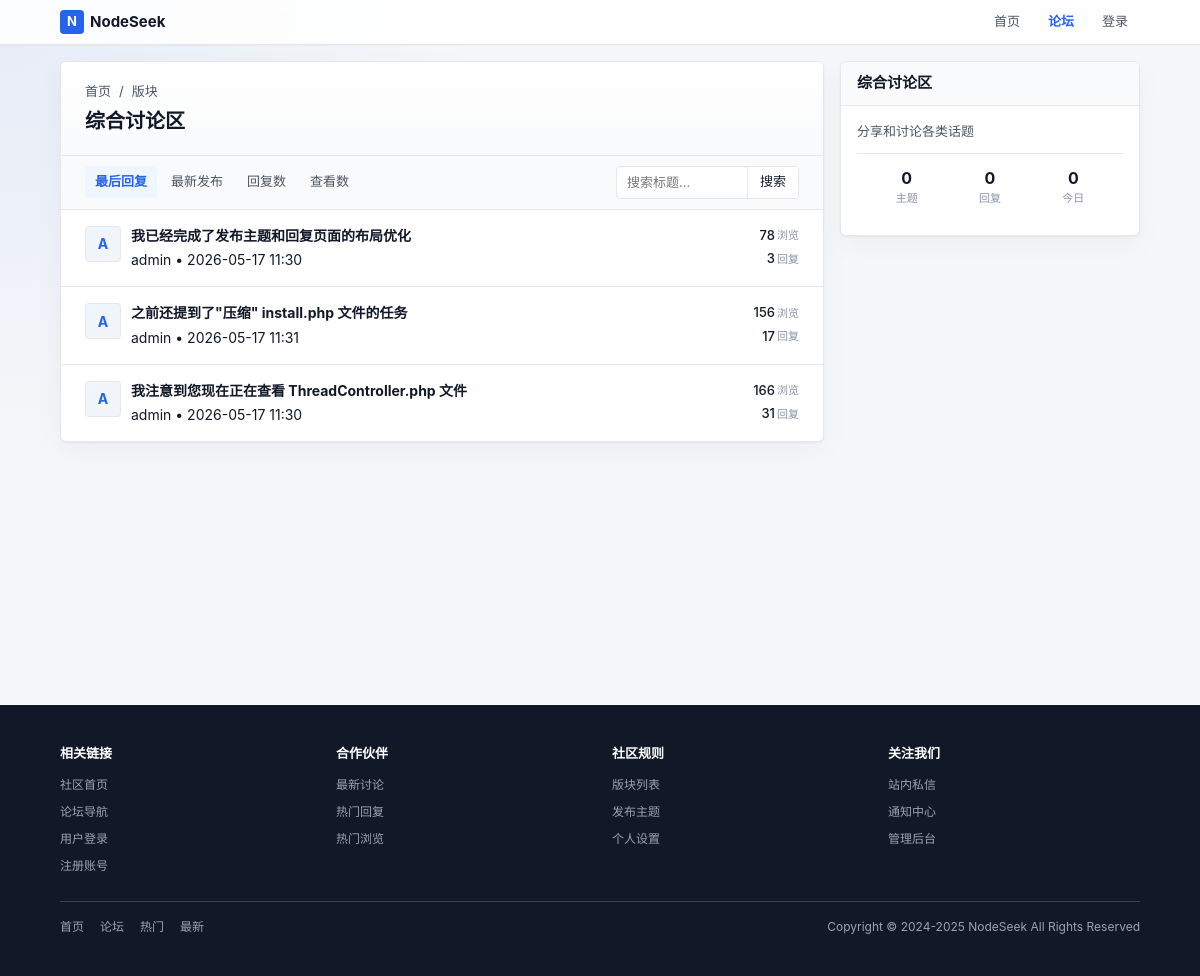
/index.php?c=forum&a=index&fid=1, run on an earlier commit of the app's database.
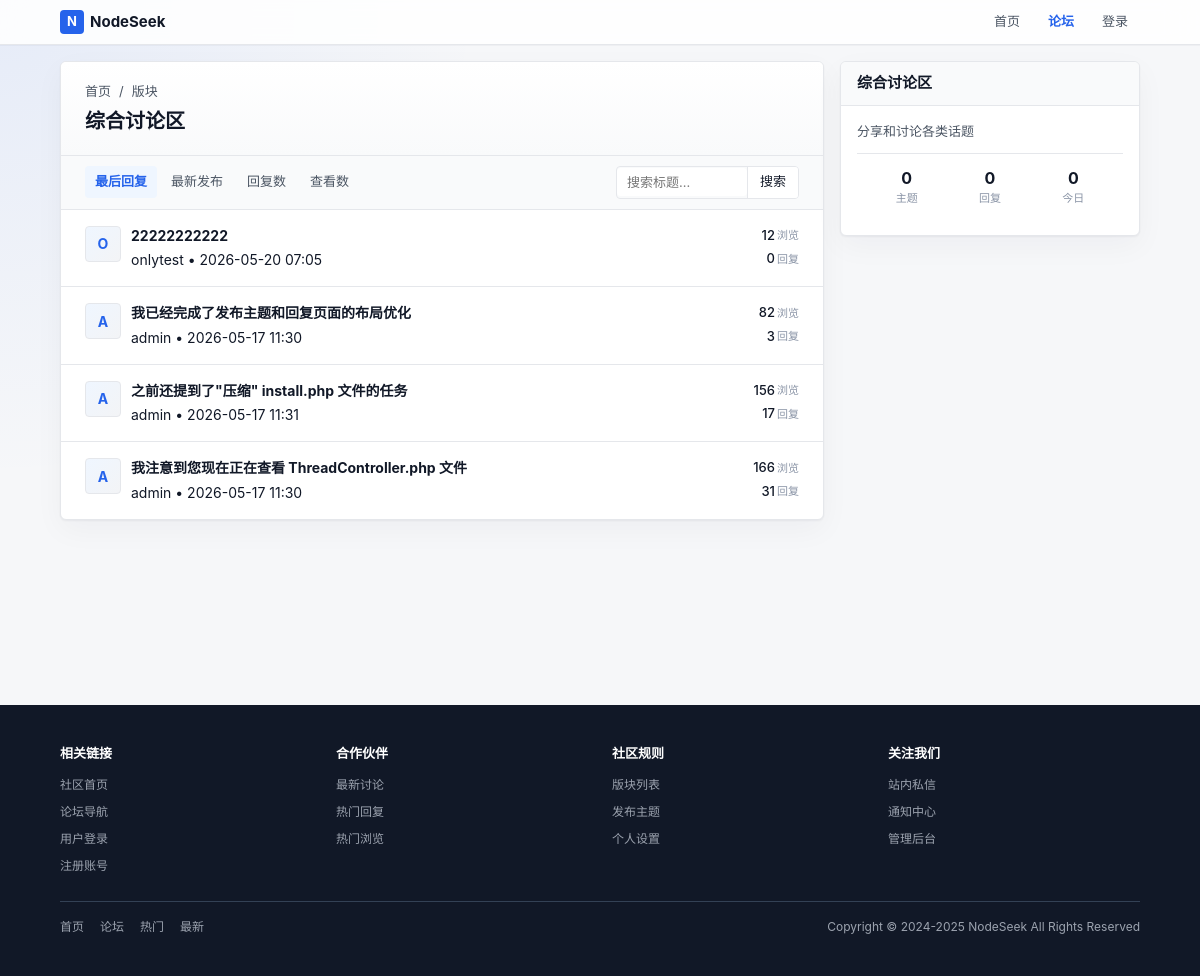
And on a later commit of the database.
### tables this page shows
CREATE TABLE next_thread (
        tid INTEGER PRIMARY KEY AUTOINCREMENT,
        fid INTEGER NOT NULL DEFAULT 0,
        pid INTEGER NOT NULL DEFAULT 0,
        typeid INTEGER NOT NULL DEFAULT 0,
        read_perm INTEGER NOT NULL DEFAULT 0,
        uid INTEGER NOT NULL DEFAULT 0,
        pm_uid INTEGER NOT NULL DEFAULT 0,
        subject VARCHAR(255) NOT NULL DEFAULT '',
        hash VARCHAR(255) NOT NULL DEFAULT '',
        dateline INTEGER NOT NULL DEFAULT 0,
        sort_order INTEGER NOT NULL DEFAULT 0,
        highlight INTEGER NOT NULL DEFAULT 0,
        digest INTEGER NOT NULL DEFAULT 0,
        closed INTEGER NOT NULL DEFAULT 0,
        reply_time INTEGER NOT NULL DEFAULT 0,
        reply_uid INTEGER NOT NULL DEFAULT 0,
        reply_num INTEGER NOT NULL DEFAULT 0,
        view_num INTEGER NOT NULL DEFAULT 0,
        fav_num INTEGER NOT NULL DEFAULT 0,
        log_num INTEGER NOT NULL DEFAULT 0
    );

CREATE TABLE next_member (
        uid INTEGER PRIMARY KEY AUTOINCREMENT,
        username VARCHAR(50) NOT NULL DEFAULT '',
        gid INTEGER NOT NULL DEFAULT 0,
        avatar INTEGER NOT NULL DEFAULT 0,
        password VARCHAR(255) NOT NULL DEFAULT '',
        auth_secret VARCHAR(50) NOT NULL DEFAULT '',
        auth_enabled INTEGER NOT NULL DEFAULT 0,
        notify_num INTEGER NOT NULL DEFAULT 0,
        credit INTEGER NOT NULL DEFAULT 0,
        reg_ip VARCHAR(50) NOT NULL DEFAULT '',
        reg_date INTEGER NOT NULL DEFAULT 0,
        last_ip VARCHAR(50) NOT NULL DEFAULT '',
        last_visit INTEGER NOT NULL DEFAULT 0,
        reply_time INTEGER NOT NULL DEFAULT 0,
        reply_num INTEGER NOT NULL DEFAULT 0,
        thread_num INTEGER NOT NULL DEFAULT 0,
        fav_num INTEGER NOT NULL DEFAULT 0,
        inbox_num INTEGER NOT NULL DEFAULT 0,
        outbox_num INTEGER NOT NULL DEFAULT 0,
        log_num INTEGER NOT NULL DEFAULT 0,
        email VARCHAR(80) NOT NULL DEFAULT '',
        email_status INTEGER NOT NULL DEFAULT 0,
        signin_time INTEGER NOT NULL DEFAULT 0,
        invisible INTEGER NOT NULL DEFAULT 0,
        timeoffset VARCHAR(10) NOT NULL DEFAULT '',
        search_time INTEGER NOT NULL DEFAULT 0,
        status INTEGER NOT NULL DEFAULT 0
    , json_data TEXT DEFAULT '{}');

### controllers/ForumController.php (called while the page is built, shortened)
<?php
class ForumController {
    public static function index(int $fid = 0): void {
        $forum = ForumModel::get($fid);
        $page = isset($_GET['page']) ? (int)$_GET['page'] : 1;
        $order = isset($_GET['order']) ? $_GET['order'] : 'reply_time';
        $keyword = isset($_GET['keyword']) ? trim($_GET['keyword']) : '';
        $threads = ThreadModel::getThreads($fid, $page, $order, $keyword);
        if (!empty($threads)) {
            $uids = array_unique(array_column($threads, 'uid'));
            $users = MemberModel::getMembersByUids($uids);
        }
        Template::display('forum/index');
    }
}
?>

### index.php (called while the page is built, shortened)
<?php
require ROOT_PATH . '/lib/Autoloader.php';
$controller = isset($_GET['c']) ? $_GET['c'] : 'home';
$action = isset($_GET['a']) ? $_GET['a'] : 'index';
$controllerClass = 'Controllers\\' . ucfirst($controller) . 'Controller';
$params = [];
if (isset($_GET['fid'])) $params[] = (int)$_GET['fid'];
call_user_func_array([$controllerClass, $action], $params);
?>

### config/database.php (called while the page is built)
<?php
return [
    'default' => 'sqlite',
    'connections' => [
        'sqlite' => [
            'driver' => 'sqlite',
            'database' => ROOT_PATH . '/database/forum.db',
        ],
    ],
];

### lib/Database.php (called while the page is built, shortened)
<?php
class Database {
    private static ?Database $instance = null;
    private ?array $config = null;
    private function __construct() {
        $this->config = require ROOT_PATH . '/config/database.php';
    }
    public static function getInstance(): Database {
        if (self::$instance === null) {
            self::$instance = new self();
        }
        return self::$instance;
    }
    private function connect(): void {
        $default = $this->config['default'];
        $connection = $this->config['connections'][$default];
        if ($connection['driver'] === 'sqlite') {
            $this->connection = new PDO('sqlite:' . $connection['database']);
        }
    }
    private static function getConnection(): PDO {
        return self::getInstance()->connection;
    }
    public static function query(string $sql, array $params = []): PDOStatement {
        $stmt = self::getConnection()->prepare($sql);
        $stmt->execute($params);
        return $stmt;
    }
    public static function fetch(string $sql, array $params = []): ?array {
        $stmt = self::query($sql, $params);
        return $stmt->fetch(PDO::FETCH_ASSOC) ?: null;
    }
    public static function fetchAll(string $sql, array $params = []): array {
        $stmt = self::query($sql, $params);
        return $stmt->fetchAll(PDO::FETCH_ASSOC);
    }
}
?>

### models/ForumModel.php (called while the page is built, shortened)
<?php
class ForumModel {
    public static function get(int $fid): ?array {
        return Database::fetch("SELECT * FROM " . self::TABLE . " WHERE fid = ?", [$fid]);
    }
}
?>

### models/ThreadModel.php (called while the page is built, shortened)
<?php
class ThreadModel {
    public static function getThreads(int $fid, int $page = 1, string $order = 'reply_time', string $keyword = ''): array {
        $offset = ($page - 1) * 20;
        $orderMap = [
            'reply_time' => 'reply_time DESC',
            'dateline' => 'dateline DESC',
            'reply_num' => 'reply_num DESC',
            'view_num' => 'view_num DESC'
        ];
        $orderBy = isset($orderMap[$order]) ? $orderMap[$order] : 'reply_time DESC';
        return Database::fetchAll("SELECT * FROM " . self::TABLE . " WHERE fid = :fid ORDER BY $orderBy LIMIT 20 OFFSET :offset", ['fid' => $fid, 'offset' => $offset]);
    }
}
?>

### lib/Autoloader.php (called while the page is built, shortened)
<?php
class Autoloader {
    public static function load(string $class): void {
        [$namespace, $className] = explode('\\', $class, 2);
        $pathMap = [
            'Lib' => ROOT_PATH . '/lib/',
            'Models' => ROOT_PATH . '/models/',
            'Controllers' => ROOT_PATH . '/controllers/',
        ];
        if (isset($pathMap[$namespace])) {
            $path = $pathMap[$namespace] . $className . '.php';
        }
    }
}
?>

### models/MemberModel.php (called while the page is built, shortened)
<?php
class MemberModel {
    public static function getMembersByUids(array $uids): array {
        $uids = array_values(array_filter(array_unique($uids)));
        $placeholders = implode(',', array_fill(0, count($uids), '?'));
        $sql = "SELECT uid, username, avatar FROM " . self::TABLE . " WHERE uid IN ($placeholders)";
        $members = Database::fetchAll($sql, $uids);
        $result = [];
        foreach ($members as $member) {
            $result[$member['uid']] = $member;
        }
        return $result;
    }
}
?>

### templates/forum/index.php (the view, shortened to what the changed rows need)
<div class="grid grid-cols-3">
    <div class="main-content">
        <div class="card">
            <div class="thread-header">
                <div class="thread-title-row">
                    <div class="flex items-center justify-between gap-md">
                        <h1><?php echo htmlspecialchars($forum['name']); ?></h1>
                    </div>
                </div>
            </div>
            <div class="toolbar">
                <div class="tabs hide-mobile">
                    <?php foreach ($orderOptions as $option): ?>
                        <a href="index.php?c=forum&a=index&fid=<?php echo $forum['fid']; ?>&order=<?php echo $option['value']; ?><?php echo !empty($keyword) ? '&keyword=' . urlencode($keyword) : ''; ?>"
                           class="tab <?php echo $order == $option['value'] ? 'active' : ''; ?>">
                            <?php echo $option['label']; ?>
                        </a>
                    <?php endforeach; ?>
                </div>
            </div>
            <div class="post-list">
                <?php foreach ($threads as $thread): ?>
                    <?php $user = $users[$thread['uid']] ?? null; ?>
                    <div class="thread-item">
                        <div class="thread-avatar">
                            <div class="avatar">
                                <?php if ($user && !empty($user['avatar'])): ?>
                                    <img src="<?php echo htmlspecialchars($user['avatar']); ?>" alt="">
                                <?php else: ?>
                                    <?php echo strtoupper(substr($user['username'] ?? '?', 0, 1)); ?>
                                <?php endif; ?>
                            </div>
                        </div>
                        <div class="thread-content">
                            <div class="thread-title">
                                <a href="index.php?c=thread&a=index&tid=<?php echo $thread['tid']; ?>"><?php echo htmlspecialchars($thread['subject']); ?></a>
                            </div>
                            <div class="thread-meta">
                                <span><?php echo htmlspecialchars($user['username'] ?? '匿名'); ?></span>
                                <span class="separator">•</span>
                                <span><?php echo date('Y-m-d H:i', $thread['dateline']); ?></span>
                            </div>
                        </div>
                        <div class="thread-stats">
                            <div class="thread-stat">
                                <span class="thread-stat-value"><?php echo $thread['view_num']; ?></span>
                                <span class="thread-stat-label">浏览</span>
                            </div>
                            <div class="thread-stat">
                                <span class="thread-stat-value"><?php echo $thread['reply_num']; ?></span>
                                <span class="thread-stat-label">回复</span>
                            </div>
                        </div>
                    </div>
                <?php endforeach; ?>
            </div>
        </div>
    </div>
</div>

What changed in the data, as far as the page shows it:
added next_thread: uid.username "O", subject "22222222222", uid.username "onlytest", dateline "2026-05-20 07:05", view_num "12", reply_num "0"
changed next_thread "我已经完成了发布主题和回复页面的布局优化": view_num "78" → "82"
